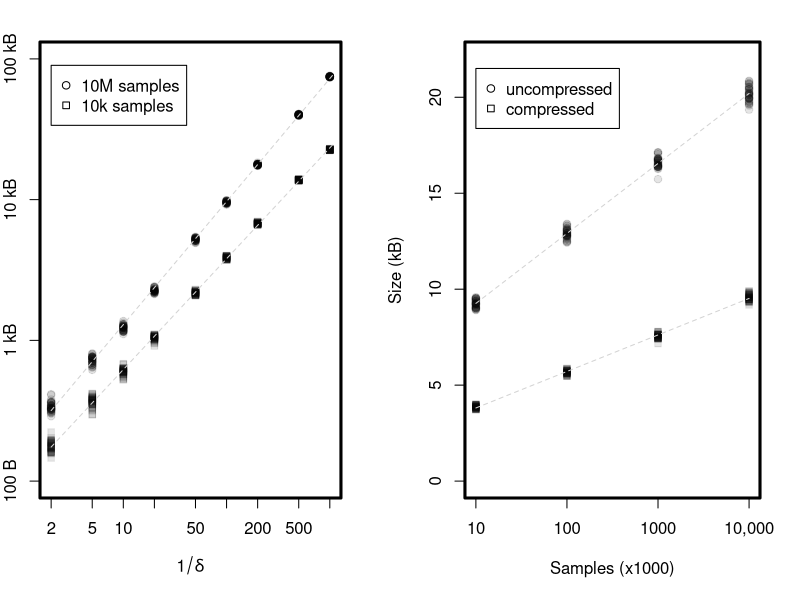
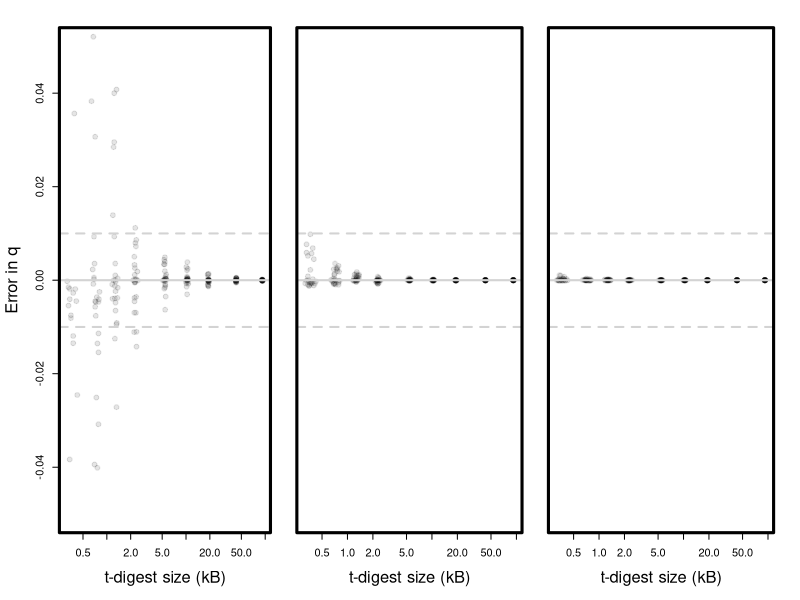

Reproduce these figures in R, in order.
data = read.delim("scaling.tsv")
errors = read.delim("error-scaling.tsv")
errors$kb = errors$size/1000

png("scaling.png", width=1800, height=700, pointsize=28)
layout(matrix(c(1,2), 1, 2, byrow=T), widths=c(1,1.1))

old = par(mar=c(5.1,2,2.1,2))
plot(size1 ~ compression, data[data$samples==10000,], log='xy',
     xlab=expression(1/delta), ylab="Size (kB)", ylim=c(100,100000),
     cex=1, bg=rgb(0,0,0,0.1), col=rgb(0,0,0,0.1), pch=21,
     yaxt='n')
axis(at=c(100,1000,10000,100000), labels=c("100 B", "1 kB", "10 kB", "100 kB"), side=2)
box(lwd=3)

#points(size1 ~ compression, data[data$samples==100,], log='xy',
#     xlab=expression(1/delta), ylab="Size (kB)", 
#       cex=0.5, bg=rgb(0,0,0,0.1), col=rgb(0,0,0,0.1), pch=21)
#
points(size1 ~ compression, data[data$samples==10,], 
       cex=1, bg=rgb(0,0,0,0.1), col=rgb(0,0,0,0.1), pch=22)

legend(2, 9e4, c("10M samples", "10k samples"), pch=c(21,22)) 

c = seq(2,1100,by=1)
m10 = lm(log(size1) ~ log(compression), data[data$samples==10,])
m100 = lm(log(size1) ~ log(compression), data[data$samples==100,])
m10000 = lm(log(size1) ~ log(compression), data[data$samples==10000,])
lines(c, exp(predict(m10, newdata=data.frame(compression=c))), lty=2, col='lightgray')
#lines(c, exp(predict(m100, newdata=data.frame(compression=c))), lty=2, col='lightgray')
lines(c, exp(predict(m10000, newdata=data.frame(compression=c))), lty=2, col='lightgray')
par(old)

old = par(mar=c(5.1,4.2,2.1,2))
plot(size2/1000 ~ samples, data[data$compression==100,], log='x', ylim=c(0,22),
     xlab="Samples (x1000)", ylab="Size (kB)", xaxt='n',
     cex=1, bg=rgb(0,0,0,0.1), col=rgb(0,0,0,0.1), pch=21)
axis(at=c(10,100,1000,10000), labels=c(10,100,1000,"10,000"), side=1)
points(size1/1000 ~ samples, data[data$compression==100,],
       cex=1, bg=rgb(0,0,0,0.1), col=rgb(0,0,0,0.1), pch=22)
ms2 = lm(size2/1000 ~ log(samples), data[data$compression==100,])
s = seq(10, 10000, by=10)
lines(s, predict(ms2, newdata=data.frame(samples=s)), lty=2, col='lightgray')

ms1 = lm(size1/1000 ~ log(samples), data[data$compression==100,])
lines(s, predict(ms1, newdata=data.frame(samples=s)), lty=2, col='lightgray')
box(lwd=3)

legend(10, 21.5, c("uncompressed", "compressed"), pch=c(21,22)) 

par(old)

dev.off()

png("error-scaling.png", width=1800, height=600, pointsize=28)

layout(matrix(c(1,2,3), 1, 3, byrow=T), widths=c(1.18,1,1))

for (q in c(0.5, 0.01, 0.001)) {
  if (q == 0.5) {
    old = par(mar=c(5.1,4.5,2.1,2))
  } else {
    old = par(mar=c(5.1,0,2.1,2))
  }
  plot(error ~ kb, errors[errors$q == q,],
       ylim=c(-0.05, 0.05),
       pch=21, bg=rgb(0,0,0,.1), col=rgb(0,0,0,.1), log='x',
       xlab="t-digest size (kB)", ylab="Error in q", cex.lab=1.5,
       yaxt='n')
  abline(h=0, col='lightgray', lwd=2)
  abline(h=0.01, col='lightgray', lwd=2, lty=2)
  abline(h=-0.01, col='lightgray', lwd=2, lty=2)
  
  box(lwd=3)
  if (q == 0.5) {
    axis(side=2)
  }
  text(20, 0.09, paste("q =",q))
  par(old)
}

dev.off()
